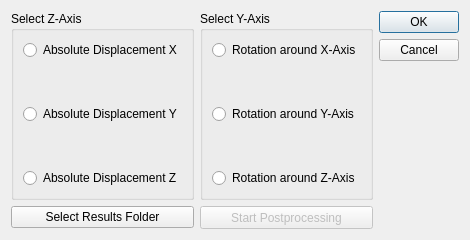
<?xml version="1.0" encoding="UTF-8"?>
<ui version="4.0">
 <class>dialog</class>
 <widget class="QDialog" name="dialog">
  <property name="geometry">
   <rect>
    <x>0</x>
    <y>0</y>
    <width>425</width>
    <height>240</height>
   </rect>
  </property>
  <property name="sizePolicy">
   <sizepolicy hsizetype="Expanding" vsizetype="Expanding">
    <horstretch>0</horstretch>
    <verstretch>0</verstretch>
   </sizepolicy>
  </property>
  <property name="minimumSize">
   <size>
    <width>0</width>
    <height>0</height>
   </size>
  </property>
  <property name="windowTitle">
   <string>Machining Distortion Prediction</string>
  </property>
  <layout class="QGridLayout" name="gridLayout_2">
   <item row="0" column="3">
    <widget class="QDialogButtonBox" name="buttonBox">
     <property name="orientation">
      <enum>Qt::Vertical</enum>
     </property>
     <property name="standardButtons">
      <set>QDialogButtonBox::Cancel|QDialogButtonBox::Ok</set>
     </property>
    </widget>
   </item>
   <item row="3" column="0">
    <widget class="QPushButton" name="button_select_results_folder">
     <property name="text">
      <string>Select Results Folder</string>
     </property>
    </widget>
   </item>
   <item row="3" column="1">
    <widget class="QPushButton" name="button_start_postprocessing">
     <property name="enabled">
      <bool>false</bool>
     </property>
     <property name="minimumSize">
      <size>
       <width>0</width>
       <height>23</height>
      </size>
     </property>
     <property name="text">
      <string>Start Postprocessing</string>
     </property>
    </widget>
   </item>
   <item row="0" column="0">
    <widget class="QGroupBox" name="groupBox_2">
     <property name="title">
      <string>Select Z-Axis</string>
     </property>
     <layout class="QVBoxLayout" name="verticalLayout_2">
      <item>
       <widget class="QRadioButton" name="check_abs_disp_x">
        <property name="text">
         <string>Absolute Displacement X</string>
        </property>
       </widget>
      </item>
      <item>
       <spacer name="verticalSpacer_2">
        <property name="orientation">
         <enum>Qt::Vertical</enum>
        </property>
        <property name="sizeHint" stdset="0">
         <size>
          <width>20</width>
          <height>40</height>
         </size>
        </property>
       </spacer>
      </item>
      <item>
       <widget class="QRadioButton" name="check_abs_disp_y">
        <property name="text">
         <string>Absolute Displacement Y</string>
        </property>
       </widget>
      </item>
      <item>
       <spacer name="verticalSpacer_3">
        <property name="orientation">
         <enum>Qt::Vertical</enum>
        </property>
        <property name="sizeHint" stdset="0">
         <size>
          <width>20</width>
          <height>40</height>
         </size>
        </property>
       </spacer>
      </item>
      <item>
       <widget class="QRadioButton" name="check_abs_disp_z">
        <property name="text">
         <string>Absolute Displacement Z</string>
        </property>
       </widget>
      </item>
     </layout>
    </widget>
   </item>
   <item row="0" column="1">
    <widget class="QGroupBox" name="groupBox_3">
     <property name="title">
      <string>Select Y-Axis</string>
     </property>
     <layout class="QVBoxLayout" name="verticalLayout_3">
      <item>
       <widget class="QRadioButton" name="check_rot_x">
        <property name="text">
         <string>Rotation around X-Axis</string>
        </property>
       </widget>
      </item>
      <item>
       <spacer name="verticalSpacer_7">
        <property name="orientation">
         <enum>Qt::Vertical</enum>
        </property>
        <property name="sizeHint" stdset="0">
         <size>
          <width>20</width>
          <height>33</height>
         </size>
        </property>
       </spacer>
      </item>
      <item>
       <widget class="QRadioButton" name="check_rot_y">
        <property name="text">
         <string>Rotation around Y-Axis</string>
        </property>
       </widget>
      </item>
      <item>
       <spacer name="verticalSpacer_6">
        <property name="orientation">
         <enum>Qt::Vertical</enum>
        </property>
        <property name="sizeHint" stdset="0">
         <size>
          <width>20</width>
          <height>34</height>
         </size>
        </property>
       </spacer>
      </item>
      <item>
       <widget class="QRadioButton" name="check_rot_z">
        <property name="text">
         <string>Rotation around Z-Axis</string>
        </property>
       </widget>
      </item>
     </layout>
    </widget>
   </item>
  </layout>
 </widget>
 <resources/>
 <connections/>
</ui>
